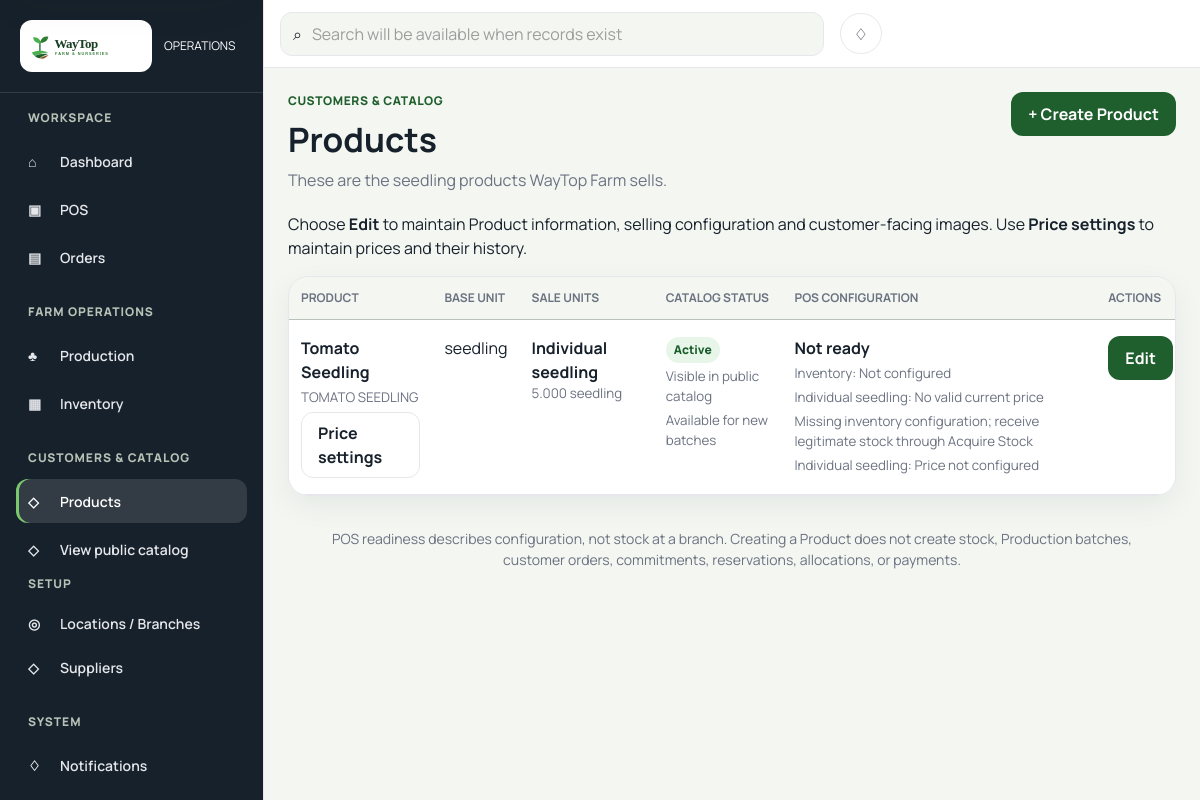
Page /dashboard/products/ (signed in) on the earlier database version.
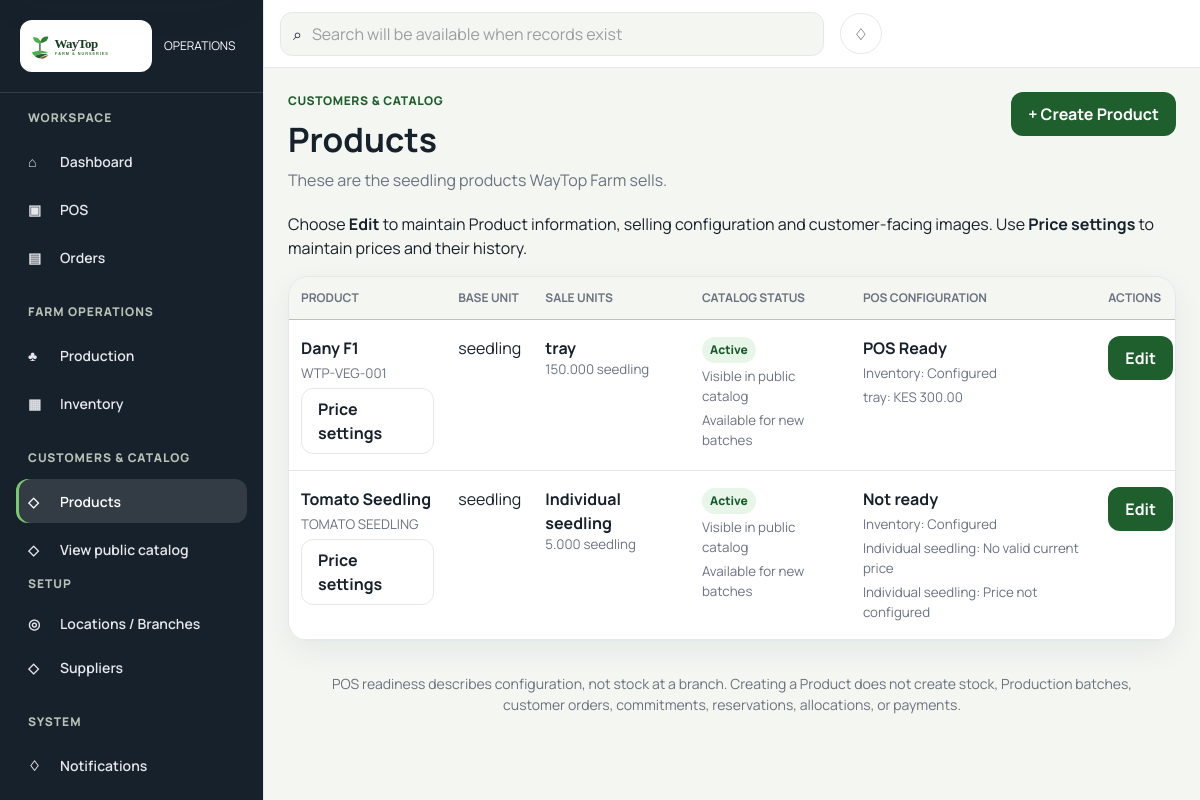
Same page on the later database version.
### apps/products/models.py (models this page shows, shortened)
class Product(models.Model):
    class Category(models.TextChoices):
        VEGETABLE = "VEG", "Vegetable"
        FRUIT = "FRT", "Fruit"
        TREE = "TRE", "Tree"
    id = models.UUIDField(primary_key=True, default=uuid.uuid4, editable=False)
    sku = models.CharField(max_length=64, unique=True)
    slug = models.SlugField(max_length=160, unique=True)
    name = models.CharField(max_length=200)
    category = models.CharField(max_length=3, choices=Category.choices)
    description = models.TextField(blank=True)
    base_inventory_unit = models.CharField(max_length=50)
    is_active = models.BooleanField(default=True)
    is_published = models.BooleanField(default=False)
    created_at = models.DateTimeField(auto_now_add=True)
    updated_at = models.DateTimeField(auto_now=True)
    class Meta:
        ordering = ("name", "sku")
        constraints = [
            models.CheckConstraint(
                condition=Q(category__in=("VEG", "FRT", "TRE")),
                name="product_category_supported",
            ),
            models.CheckConstraint(
                condition=Q(is_active=True) | Q(is_published=False),
                name="product_published_requires_active",
            ),
        ]

class ProductSaleUnit(models.Model):
    id = models.UUIDField(primary_key=True, default=uuid.uuid4, editable=False)
    product = models.ForeignKey(Product, on_delete=models.PROTECT, related_name="sale_units")
    name = models.CharField(max_length=100)
    base_quantity = models.DecimalField(max_digits=12, decimal_places=3)
    is_active = models.BooleanField(default=True)
    created_at = models.DateTimeField(auto_now_add=True)
    updated_at = models.DateTimeField(auto_now=True)
    class Meta:
        ordering = ("base_quantity", "name")
        constraints = [
            models.CheckConstraint(
                condition=Q(base_quantity__gt=0),
                name="product_sale_unit_positive_quantity",
            ),
            models.UniqueConstraint(
                fields=("product", "name"),
                name="product_sale_unit_unique_name",
            ),
        ]

class ProductPrice(models.Model):
    class Currency(models.TextChoices):
        KES = "KES", "Kenyan shilling"
    id = models.UUIDField(primary_key=True, default=uuid.uuid4, editable=False)
    sale_unit = models.ForeignKey(ProductSaleUnit, on_delete=models.PROTECT, related_name="prices")
    amount = models.DecimalField(max_digits=12, decimal_places=2)
    currency = models.CharField(max_length=3, choices=Currency.choices, default=Currency.KES)
    effective_start = models.DateTimeField()
    effective_end = models.DateTimeField(blank=True, null=True)
    is_active = models.BooleanField(default=True)
    created_at = models.DateTimeField(auto_now_add=True)
    updated_at = models.DateTimeField(auto_now=True)
    class Meta:
        ordering = ("-effective_start", "-created_at")
        constraints = [
            models.CheckConstraint(condition=Q(amount__gte=0), name="product_price_non_negative"),
            models.CheckConstraint(condition=Q(currency="KES"), name="product_price_currency_supported"),
            models.CheckConstraint(
                condition=Q(effective_end__isnull=True) | Q(effective_end__gt=models.F("effective_start")),
                name="product_price_valid_period",
            ),
            models.UniqueConstraint(
                fields=("sale_unit", "effective_start"),
                name="product_price_unique_start",
            ),
        ]

### apps/products/staff_views.py (the view)
# urls.py: path("products/", product_staff_views.product_list, name="catalog_products"),
@login_required(login_url="accounts:login")
def product_list(request):
    require_catalog_view(request.user)
    units = ProductSaleUnit.objects.prefetch_related(
        Prefetch("prices", queryset=ProductPrice.objects.all())
    )
    products = Product.objects.prefetch_related(Prefetch("sale_units", queryset=units))
    for product in products:
        product.readiness = product_readiness(product)
    return render(request, "dashboard/products/list.html", {"products": products})

### apps/core/context_processors.py (called while the page is built)
def business_contact(request):
    phone = settings.WAYTOP_CONTACT_PHONE
    digits = phone.removeprefix("+")
    display = f"+{digits[:3]} {digits[3:6]} {digits[6:9]} {digits[9:]}"
    return {"business_phone": {"uri": phone, "display": display}}

def commerce_catalog(request):
    return {"commerce_catalog": []}

### apps/orders/services.py (called while the page is built)
def _current_price(sale_unit, at):
    prices = list(
        ProductPrice.objects.filter(
            sale_unit=sale_unit,
            is_active=True,
            effective_start__lte=at,
        ).filter(Q(effective_end__isnull=True) | Q(effective_end__gt=at))[:2]
    )
    if len(prices) != 1:
        raise ValidationError("The selected Sale Unit does not have one authoritative current price.")
    if prices[0].amount <= 0:
        raise ValidationError("Zero-price Catalog entries are not orderable in V1.")
    return prices[0]

### apps/products/services.py (called while the page is built)
def _require_permission(actor, permission):
    if (
        actor is None
        or not actor.is_authenticated
        or not actor.is_active
        or not actor.is_staff
        or not actor.has_perm(permission)
    ):
        raise PermissionDenied(f"Product catalog operation requires {permission}.")

### templates/dashboard/products/list.html (shortened to what this page needs)
{% extends "staff_base.html" %}
{% load static %}
{% block extra_css %}<link rel="stylesheet" href="{% static 'css/staff-catalog.css' %}">{% endblock %}
{% block content %}
<section class="catalog-staff" aria-labelledby="catalog-title">
  <header class="catalog-staff__header">
    <div><p>Customers &amp; Catalog</p><h1 id="catalog-title">Products</h1><span>These are the seedling products WayTop Farm sells.</span></div>
    {% if perms.products.add_product and perms.products.add_productsaleunit and perms.products.add_productprice %}<a class="staff-button staff-button--primary" href="{% url 'dashboard:catalog_product_create' %}">+ Create Product</a>{% endif %}
  </header>
  <p>Choose <strong>Edit</strong> to maintain Product information, selling configuration and customer-facing images. Use <strong>Price settings</strong> to maintain prices and their history.</p>
  {% if products %}
    <div class="catalog-table-wrap"><table class="catalog-table"><thead><tr><th>Product</th><th>Base unit</th><th>Sale units</th><th>Catalog status</th><th>POS configuration</th><th>Actions</th></tr></thead><tbody>
      {% for product in products %}<tr><td><a href="{% url 'dashboard:catalog_product_detail' product.pk %}"><strong>{{ product.name }}</strong></a><small>{{ product.sku }}</small>{% if perms.products.add_productprice %}<a class="staff-button staff-button--secondary" href="{% url 'dashboard:catalog_product_detail' product.pk %}#price-settings">Price settings</a>{% endif %}</td><td>{{ product.base_inventory_unit }}</td><td>{% for unit in product.sale_units.all %}<div><strong>{{ unit.name }}</strong><small>{{ unit.base_quantity }} {{ product.base_inventory_unit }}{% if not unit.is_active %} · inactive{% endif %}</small></div>{% empty %}<span>No sale units</span>{% endfor %}</td><td><span class="catalog-status catalog-status--{% if product.is_active %}active{% else %}inactive{% endif %}">{% if product.is_active %}Active{% else %}Inactive{% endif %}</span><small>{% if product.is_published %}Visible in public catalog{% else %}Not published{% endif %}</small><small>{% if product.is_active %}Available for new batches{% else %}Hidden from new batches{% endif %}</small></td><td><strong>{% if product.readiness.ready %}POS Ready{% else %}Not ready{% endif %}</strong><small>Inventory: {{ product.readiness.inventory }}</small>{% for unit in product.readiness.units %}<small>{{ unit.unit.name }}: {% if unit.price %}KES {{ unit.price.amount }}{% else %}No valid current price{% endif %}</small>{% endfor %}{% for reason in product.readiness.reasons %}<small>{{ reason }}</small>{% endfor %}</td><td>{% if perms.products.change_product %}<a class="staff-button staff-button--primary" href="{% url 'dashboard:catalog_product_edit' product.pk %}">Edit</a>{% else %}<a href="{% url 'dashboard:catalog_product_detail' product.pk %}">View</a>{% endif %}</td></tr>{% endfor %}
    </tbody></table></div>
  {% endif %}
  <footer class="staff-preview-note">POS readiness describes configuration, not stock at a branch. Creating a Product does not create stock, Production batches, customer orders, commitments, reservations, allocations, or payments.</footer>
</section>
{% endblock %}

Differences in the rows shown:
added Product: name "Dany F1", sku "WTP-VEG-001", base_inventory_unit "seedling", is_active "Active", is_published "Visible in public catalog", shows "POS Ready", readiness.inventory "Configured"
added ProductSaleUnit: name "tray", base_quantity "150.000", unit.name "tray", price.amount "300.00"
computed for Product "Tomato Seedling": readiness.inventory "Not configured" → "Configured"
Other differences:
list line gone: "Missing inventory configuration; receive legitimate stock through Acquire Stock"
